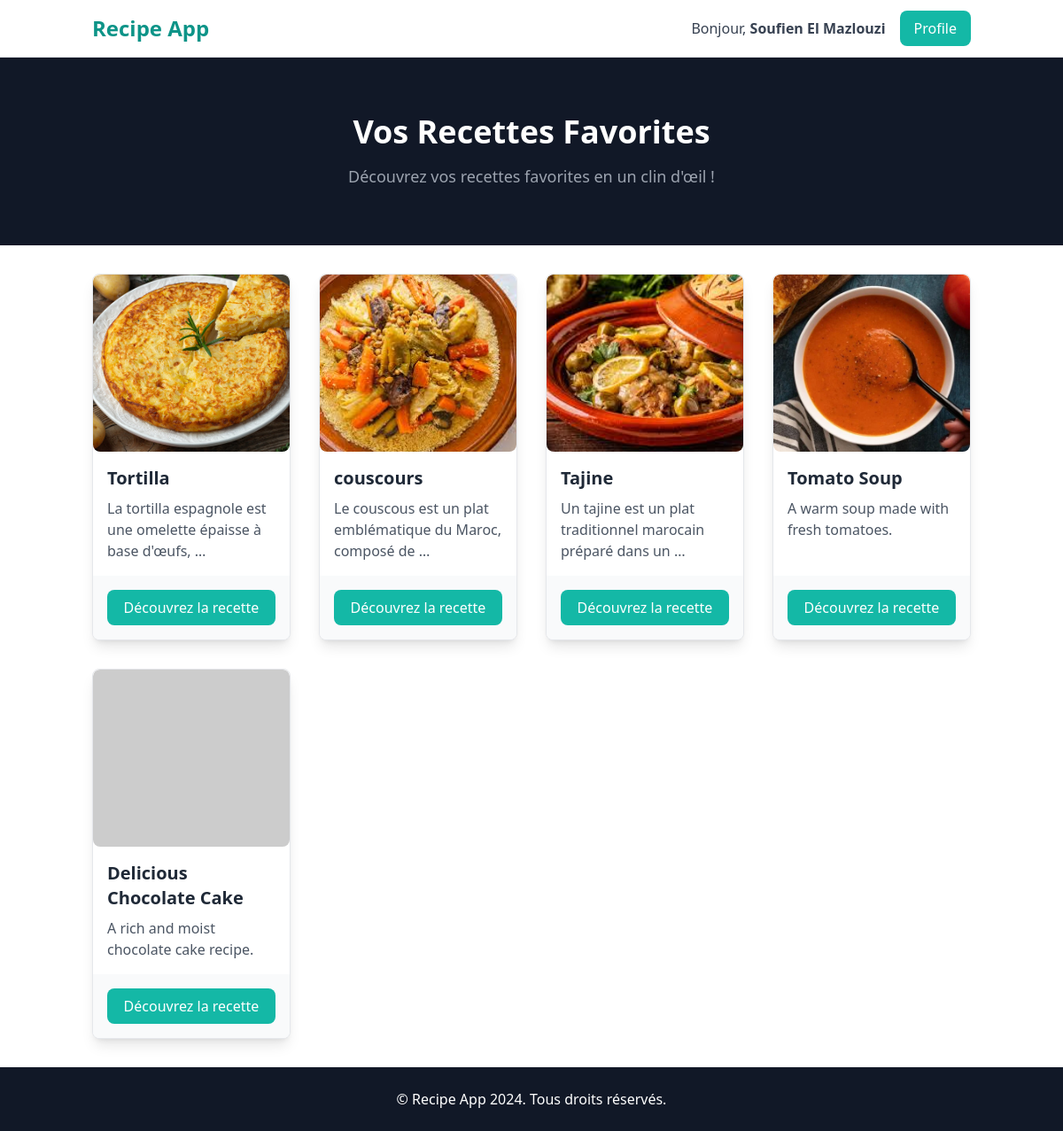
/recipes/favoris/ (signed in), run on an earlier commit of the app's database.
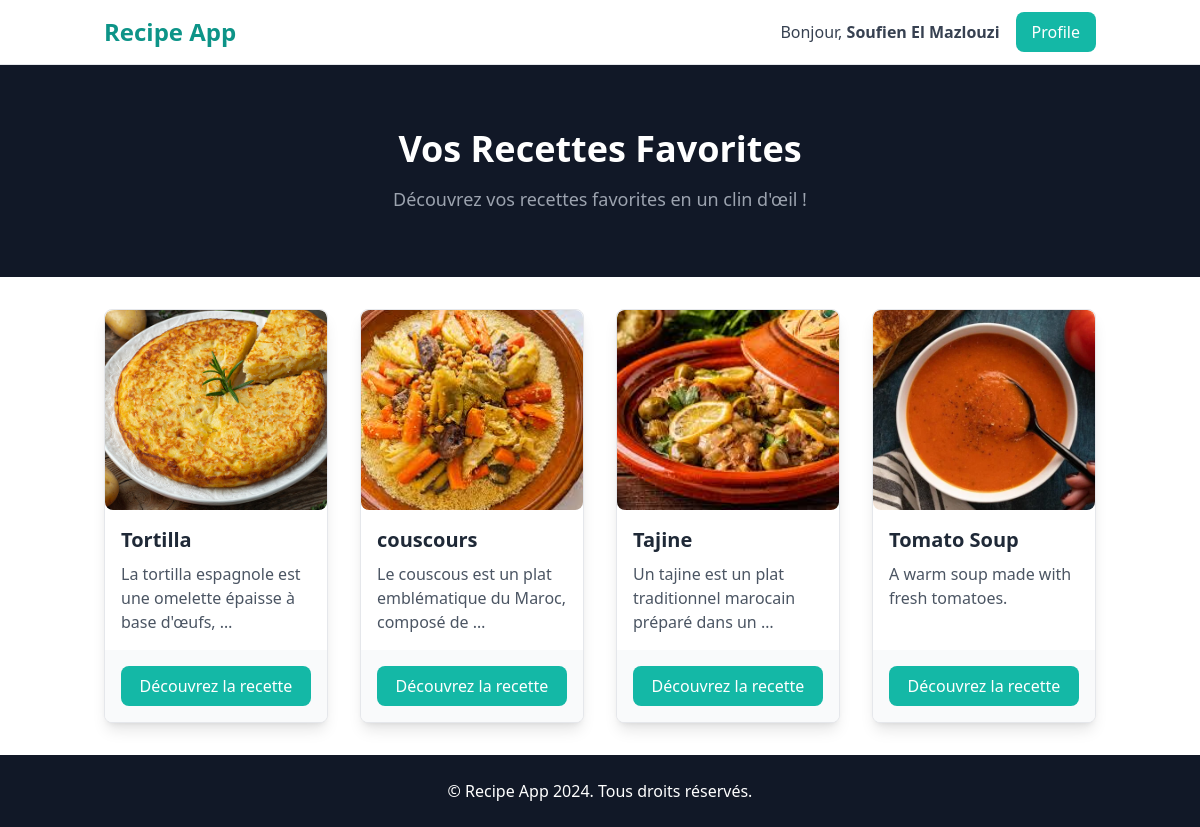
And on a later commit of the database.
### recipes/models.py (models this page shows, shortened)
class Favorites(models.Model):
    user = models.ForeignKey(User, on_delete=models.CASCADE)  # Utilisateur qui a ajouté cette recette aux favoris
    recette = models.ForeignKey(Recipe, on_delete=models.CASCADE)  # Recette ajoutée aux favoris

class Recipe(models.Model):
    title = models.CharField(max_length=200)  # Titre de la recette
    description = models.TextField()  # Description détaillée de la recette
    user = models.ForeignKey(User, on_delete=models.SET_NULL, null=True, blank=True)  # Utilisateur ayant créé la recette
    image = models.ImageField(upload_to='recipes_photos/', default="https://dummyimage.com/450x300/dee2e6/6c757d.jpg")  # Image de la recette

### recipes/views.py (the view)
# urls.py: path('favoris/',recipes.views.afficher_favoris, name="recettes_favorites"),
@login_required
def afficher_favoris(request):
    favoris = Favorites.objects.filter(user=request.user)
    return render(request, 'recipes/favorites.html', {"favoris": favoris})

### recipes/templates/recipes/favorites.html (shortened to what this page needs)
<!DOCTYPE html>
<html lang="en">
<head>
    <script src="https://cdn.tailwindcss.com"></script>
</head>
<body class="font-sans antialiased flex flex-col min-h-screen">
    <nav class="bg-white border-b border-gray-200">
        <div class="container mx-auto px-4 py-3 flex justify-between items-center">
            <div class="flex items-center space-x-4">
                <a href="{% url 'recipes' %}" class="text-2xl font-semibold text-teal-600">Recipe App</a>
            </div>
            <div class="flex items-center space-x-4">
                {% if user.is_authenticated %}
                <p class="text-gray-700">Bonjour, <span class="font-bold">{{ user.username }}</span></p>
                <a href="{% url 'profile' %}"
                    class="bg-teal-500 text-white hover:bg-teal-600 px-4 py-2 rounded-lg">Profile</a>
                {% else %}
                <a href="{% url 'login' %}" class="bg-gray-800 text-white hover:bg-gray-900 px-4 py-2 rounded-lg">Se
                    connecter</a>
                <a href="{% url 'signup' %}"
                    class="bg-teal-500 text-white hover:bg-teal-600 px-4 py-2 rounded-lg">S'inscrire</a>
                {% endif %}
            </div>
        </div>
    </nav>
    <header class="bg-gray-900 py-16">
        <div class="container mx-auto text-center text-white">
            <h1 class="text-4xl font-bold">Vos Recettes Favorites</h1>
            <p class="text-lg mt-4 text-gray-400">Découvrez vos recettes favorites en un clin d'œil !</p>
        </div>
    </header>
    <section class="py-8 flex-grow">
        <div class="container mx-auto px-4">
            <div class="grid grid-cols-1 md:grid-cols-2 lg:grid-cols-4 gap-8">
                {% for fav in favoris %}
                <div
                    class="bg-white border border-gray-200 rounded-lg shadow-lg overflow-hidden hover:scale-105 transform transition flex flex-col">
                    <img src="../../../recipes_photos/{{fav.recette.image }}"
                        class="w-full h-[200px] object-cover rounded-lg"
                        onerror="this.onerror=null; this.src='https://dummyimage.com/450x300/dee2e6/6c757d.jpg';">
                    <div class="p-4 flex-grow">
                        <h2 class="text-xl font-semibold text-gray-800">{{ fav.recette.title }}</h2>
                        <p class="text-gray-600 mt-2">{{ fav.recette.description|truncatewords:10 }}</p>
                    </div>
                    <div class="p-4 bg-gray-50 mt-auto">
                        <a href="{% url 'recette_info' fav.recette.id%}"
                            class="bg-teal-500 text-white hover:bg-teal-600 px-4 py-2 block text-center rounded-lg">Découvrez
                            la recette</a>
                    </div>
                </div>
                {% empty %}
                <p class="text-center text-gray-700">Aucune recette favorite trouvée.</p>
                {% endfor %}
            </div>
        </div>
    </section>
    <footer class="bg-gray-900 py-6 mt-auto">
        <div class="container mx-auto text-center text-white">
            <p>&copy; Recipe App 2024. Tous droits réservés.</p>
        </div>
    </footer>
</body>
</html>

What changed in the data, as far as the page shows it:
removed Favorites: recette "Delicious Chocolate Cake", recette.description "A rich and moist chocolate cake recipe."
